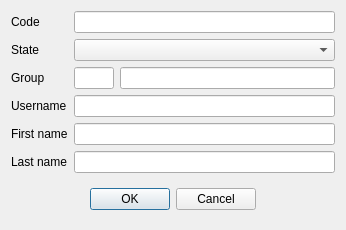
<?xml version="1.0" encoding="UTF-8"?>
<ui version="4.0">
 <class>REUsers</class>
 <widget class="QDialog" name="REUsers">
  <property name="geometry">
   <rect>
    <x>0</x>
    <y>0</y>
    <width>346</width>
    <height>219</height>
   </rect>
  </property>
  <property name="windowTitle">
   <string>User</string>
  </property>
  <layout class="QHBoxLayout" name="horizontalLayout">
   <item>
    <layout class="QGridLayout" name="gridLayout">
     <item row="6" column="0">
      <widget class="QLabel" name="label_3">
       <property name="text">
        <string>Last name</string>
       </property>
      </widget>
     </item>
     <item row="0" column="0">
      <widget class="QLabel" name="label_2">
       <property name="text">
        <string>Code</string>
       </property>
      </widget>
     </item>
     <item row="8" column="0" colspan="3">
      <widget class="QWidget" name="widget" native="true">
       <layout class="QHBoxLayout" name="horizontalLayout_2">
        <item>
         <spacer name="horizontalSpacer">
          <property name="orientation">
           <enum>Qt::Horizontal</enum>
          </property>
          <property name="sizeHint" stdset="0">
           <size>
            <width>67</width>
            <height>20</height>
           </size>
          </property>
         </spacer>
        </item>
        <item>
         <widget class="QPushButton" name="btnOk">
          <property name="text">
           <string>OK</string>
          </property>
         </widget>
        </item>
        <item>
         <widget class="QPushButton" name="btnCancel">
          <property name="text">
           <string>Cancel</string>
          </property>
         </widget>
        </item>
        <item>
         <spacer name="horizontalSpacer_2">
          <property name="orientation">
           <enum>Qt::Horizontal</enum>
          </property>
          <property name="sizeHint" stdset="0">
           <size>
            <width>67</width>
            <height>20</height>
           </size>
          </property>
         </spacer>
        </item>
       </layout>
      </widget>
     </item>
     <item row="5" column="0">
      <widget class="QLabel" name="label">
       <property name="text">
        <string>First name</string>
       </property>
      </widget>
     </item>
     <item row="2" column="2">
      <widget class="EQLineEdit" name="leGroupName">
       <property name="focusPolicy">
        <enum>Qt::NoFocus</enum>
       </property>
      </widget>
     </item>
     <item row="2" column="1">
      <widget class="EQLineEdit" name="leGroupCode">
       <property name="maximumSize">
        <size>
         <width>40</width>
         <height>16777215</height>
        </size>
       </property>
       <property name="Field" stdset="0">
        <string>f_group</string>
       </property>
       <property name="ShowButton" stdset="0">
        <bool>true</bool>
       </property>
      </widget>
     </item>
     <item row="0" column="1" colspan="2">
      <widget class="EQLineEdit" name="leCode">
       <property name="readOnly">
        <bool>true</bool>
       </property>
       <property name="PrimaryKey" stdset="0">
        <bool>true</bool>
       </property>
       <property name="Field" stdset="0">
        <string>f_id</string>
       </property>
      </widget>
     </item>
     <item row="2" column="0">
      <widget class="QLabel" name="label_6">
       <property name="text">
        <string>Group</string>
       </property>
      </widget>
     </item>
     <item row="5" column="1" colspan="2">
      <widget class="EQLineEdit" name="leFName">
       <property name="Field" stdset="0">
        <string>f_firstName</string>
       </property>
      </widget>
     </item>
     <item row="6" column="1" colspan="2">
      <widget class="EQLineEdit" name="leLName">
       <property name="Field" stdset="0">
        <string>f_lastName</string>
       </property>
      </widget>
     </item>
     <item row="4" column="0">
      <widget class="QLabel" name="label_4">
       <property name="text">
        <string>Username</string>
       </property>
      </widget>
     </item>
     <item row="4" column="1" colspan="2">
      <widget class="EQLineEdit" name="leUsername">
       <property name="Field" stdset="0">
        <string>f_username</string>
       </property>
      </widget>
     </item>
     <item row="1" column="0">
      <widget class="QLabel" name="label_5">
       <property name="text">
        <string>State</string>
       </property>
      </widget>
     </item>
     <item row="1" column="1" colspan="2">
      <widget class="EQComboBox" name="cbState">
       <property name="Cache" stdset="0">
        <number>41</number>
       </property>
       <property name="Field" stdset="0">
        <string>f_state</string>
       </property>
      </widget>
     </item>
    </layout>
   </item>
  </layout>
 </widget>
 <customwidgets>
  <customwidget>
   <class>EQLineEdit</class>
   <extends>QLineEdit</extends>
   <header location="global">eqlineedit.h</header>
   <slots>
    <signal>customButtonClicked(bool)</signal>
   </slots>
  </customwidget>
  <customwidget>
   <class>EQComboBox</class>
   <extends>QComboBox</extends>
   <header location="global">eqcombobox.h</header>
  </customwidget>
 </customwidgets>
 <tabstops>
  <tabstop>leCode</tabstop>
  <tabstop>cbState</tabstop>
  <tabstop>leGroupCode</tabstop>
  <tabstop>leUsername</tabstop>
  <tabstop>leFName</tabstop>
  <tabstop>leLName</tabstop>
  <tabstop>btnOk</tabstop>
  <tabstop>btnCancel</tabstop>
  <tabstop>leGroupName</tabstop>
 </tabstops>
 <resources/>
 <connections/>
</ui>
